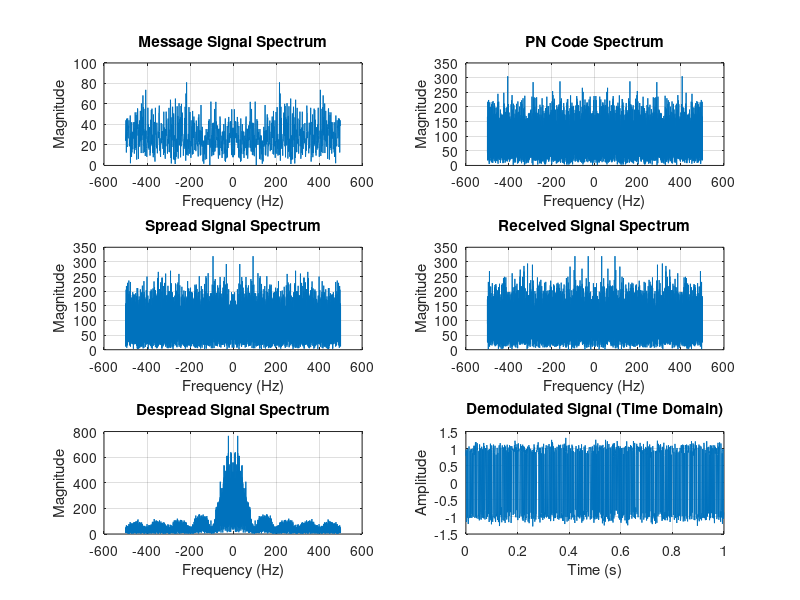

Write the MATLAB code that produced this figure.
M = 2; numBits = 1e3; chipRate = 10; snr = 10; fs = 1000;

dataBits = randi([0, 1], numBits, 1);
modulatedData = 2*dataBits - 1;


pnSequence = 2*randi([0, 1], numBits*chipRate, 1) - 1;
spreadSignal = repelem(modulatedData, chipRate) .* pnSequence;
receivedSignal = awgn(spreadSignal, snr, 'measured');
despreadSignal = receivedSignal .* pnSequence;
despreadBits = sum(reshape(despreadSignal, chipRate, numBits), 1)' / chipRate;

receivedBits = despreadBits > 0;
BER_DSSS = mean(dataBits ~= receivedBits);

spectrumPlot = @(x) fftshift(fft(x, length(x)));


figure;
titles = {'Message Signal', 'PN Code', 'Spread Signal', 'Received Signal', 'Despread Signal', 'Demodulated Signal'};
data = {modulatedData, pnSequence, spreadSignal, receivedSignal, despreadSignal, despreadBits};
for i = 1:6
    subplot(3, 2, i);
    plot((-length(data{i})/2:length(data{i})/2-1)*(fs/length(data{i})), abs(spectrumPlot(data{i})));
    title([titles{i}, ' Spectrum']);
    xlabel('Frequency (Hz)'); ylabel('Magnitude');
    grid on;
end
fprintf('DSSS BER: %e\n', BER_DSSS);
t = (0:length(data{i})-1) / fs; 
    % Plot the signal in time domain
    plot(t, data{i});
    title([titles{i}, ' (Time Domain)']);
    xlabel('Time (s)');
    ylabel('Amplitude');
    grid on;
